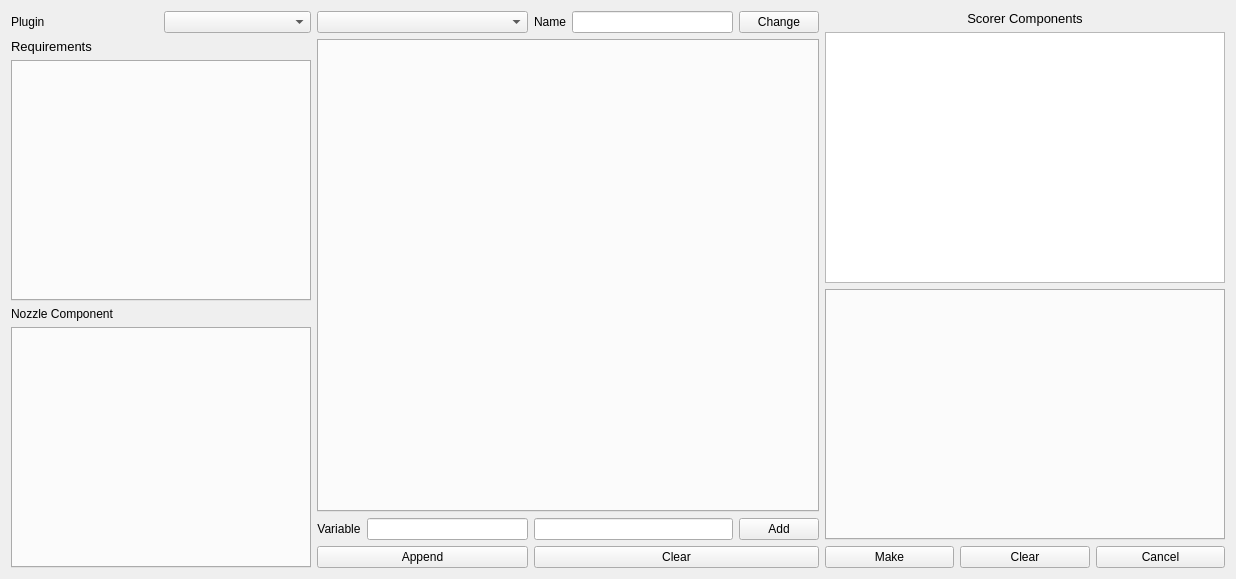
<?xml version="1.0" encoding="UTF-8"?>
<ui version="4.0">
 <class>ScorerWindow</class>
 <widget class="QWidget" name="ScorerWindow">
  <property name="geometry">
   <rect>
    <x>0</x>
    <y>0</y>
    <width>1236</width>
    <height>579</height>
   </rect>
  </property>
  <property name="sizePolicy">
   <sizepolicy hsizetype="Fixed" vsizetype="Fixed">
    <horstretch>0</horstretch>
    <verstretch>0</verstretch>
   </sizepolicy>
  </property>
  <property name="minimumSize">
   <size>
    <width>462</width>
    <height>368</height>
   </size>
  </property>
  <property name="maximumSize">
   <size>
    <width>1236</width>
    <height>800</height>
   </size>
  </property>
  <property name="windowTitle">
   <string>Scorer</string>
  </property>
  <property name="windowIcon">
   <iconset>
    <normaloff>../../../../../.designer/icons/ncc.png</normaloff>../../../../../.designer/icons/ncc.png</iconset>
  </property>
  <layout class="QGridLayout" name="gridLayout_4">
   <item row="0" column="0">
    <layout class="QGridLayout" name="gridLayout">
     <item row="0" column="1">
      <widget class="QComboBox" name="comboMacro">
       <property name="sizePolicy">
        <sizepolicy hsizetype="Minimum" vsizetype="Fixed">
         <horstretch>0</horstretch>
         <verstretch>0</verstretch>
        </sizepolicy>
       </property>
      </widget>
     </item>
     <item row="3" column="0" colspan="2">
      <widget class="QLabel" name="label_4">
       <property name="text">
        <string>Nozzle Component</string>
       </property>
      </widget>
     </item>
     <item row="1" column="0" colspan="2">
      <widget class="QLabel" name="labelRequirement">
       <property name="sizePolicy">
        <sizepolicy hsizetype="Preferred" vsizetype="Maximum">
         <horstretch>0</horstretch>
         <verstretch>0</verstretch>
        </sizepolicy>
       </property>
       <property name="font">
        <font>
         <pointsize>10</pointsize>
        </font>
       </property>
       <property name="text">
        <string>Requirements</string>
       </property>
      </widget>
     </item>
     <item row="0" column="0">
      <widget class="QLabel" name="label_3">
       <property name="text">
        <string>Plugin</string>
       </property>
      </widget>
     </item>
     <item row="4" column="0" colspan="2">
      <widget class="QTabWidget" name="tabRun">
       <property name="minimumSize">
        <size>
         <width>300</width>
         <height>0</height>
        </size>
       </property>
       <property name="maximumSize">
        <size>
         <width>300</width>
         <height>16777215</height>
        </size>
       </property>
       <property name="currentIndex">
        <number>-1</number>
       </property>
      </widget>
     </item>
     <item row="2" column="0" colspan="2">
      <widget class="QTabWidget" name="tabRequirement"/>
     </item>
    </layout>
   </item>
   <item row="0" column="1">
    <layout class="QGridLayout" name="gridLayout_2">
     <item row="2" column="2" colspan="2">
      <widget class="QLineEdit" name="lineNewParaValue">
       <property name="sizePolicy">
        <sizepolicy hsizetype="Preferred" vsizetype="Fixed">
         <horstretch>0</horstretch>
         <verstretch>0</verstretch>
        </sizepolicy>
       </property>
      </widget>
     </item>
     <item row="2" column="0">
      <widget class="QLabel" name="labelVariable">
       <property name="text">
        <string>Variable</string>
       </property>
       <property name="alignment">
        <set>Qt::AlignCenter</set>
       </property>
      </widget>
     </item>
     <item row="3" column="0" colspan="2">
      <widget class="QPushButton" name="pushAppendComp">
       <property name="text">
        <string>Append</string>
       </property>
      </widget>
     </item>
     <item row="2" column="4">
      <widget class="QPushButton" name="pushAddNewPara">
       <property name="sizePolicy">
        <sizepolicy hsizetype="Preferred" vsizetype="Fixed">
         <horstretch>0</horstretch>
         <verstretch>0</verstretch>
        </sizepolicy>
       </property>
       <property name="text">
        <string>Add</string>
       </property>
      </widget>
     </item>
     <item row="0" column="2">
      <widget class="QLabel" name="label_2">
       <property name="sizePolicy">
        <sizepolicy hsizetype="Preferred" vsizetype="Preferred">
         <horstretch>0</horstretch>
         <verstretch>0</verstretch>
        </sizepolicy>
       </property>
       <property name="text">
        <string>Name</string>
       </property>
       <property name="alignment">
        <set>Qt::AlignCenter</set>
       </property>
      </widget>
     </item>
     <item row="0" column="4">
      <widget class="QPushButton" name="pushChangeName">
       <property name="text">
        <string>Change</string>
       </property>
      </widget>
     </item>
     <item row="3" column="2" colspan="3">
      <widget class="QPushButton" name="pushClearComp">
       <property name="text">
        <string>Clear</string>
       </property>
      </widget>
     </item>
     <item row="1" column="0" colspan="5">
      <widget class="QTabWidget" name="tabComp">
       <property name="minimumSize">
        <size>
         <width>400</width>
         <height>0</height>
        </size>
       </property>
       <property name="maximumSize">
        <size>
         <width>1000</width>
         <height>16777215</height>
        </size>
       </property>
      </widget>
     </item>
     <item row="2" column="1">
      <widget class="QLineEdit" name="lineNewParaName">
       <property name="sizePolicy">
        <sizepolicy hsizetype="MinimumExpanding" vsizetype="Fixed">
         <horstretch>0</horstretch>
         <verstretch>0</verstretch>
        </sizepolicy>
       </property>
      </widget>
     </item>
     <item row="0" column="0" colspan="2">
      <widget class="QComboBox" name="comboComp"/>
     </item>
     <item row="0" column="3">
      <widget class="QLineEdit" name="lineCompName"/>
     </item>
    </layout>
   </item>
   <item row="0" column="2">
    <layout class="QGridLayout" name="gridLayout_3">
     <item row="1" column="0" colspan="3">
      <widget class="QListWidget" name="listTemplates">
       <property name="minimumSize">
        <size>
         <width>400</width>
         <height>0</height>
        </size>
       </property>
       <property name="maximumSize">
        <size>
         <width>400</width>
         <height>16777215</height>
        </size>
       </property>
      </widget>
     </item>
     <item row="3" column="1">
      <widget class="QPushButton" name="pushClear">
       <property name="text">
        <string>Clear</string>
       </property>
      </widget>
     </item>
     <item row="3" column="0">
      <widget class="QPushButton" name="pushMake">
       <property name="text">
        <string>Make</string>
       </property>
      </widget>
     </item>
     <item row="3" column="2">
      <widget class="QPushButton" name="pushCancel">
       <property name="text">
        <string>Cancel</string>
       </property>
      </widget>
     </item>
     <item row="0" column="0" colspan="3">
      <widget class="QLabel" name="label">
       <property name="font">
        <font>
         <pointsize>10</pointsize>
        </font>
       </property>
       <property name="text">
        <string>Scorer Components</string>
       </property>
       <property name="alignment">
        <set>Qt::AlignCenter</set>
       </property>
      </widget>
     </item>
     <item row="2" column="0" colspan="3">
      <widget class="QTabWidget" name="tabScorer"/>
     </item>
    </layout>
   </item>
  </layout>
 </widget>
 <resources/>
 <connections/>
</ui>
